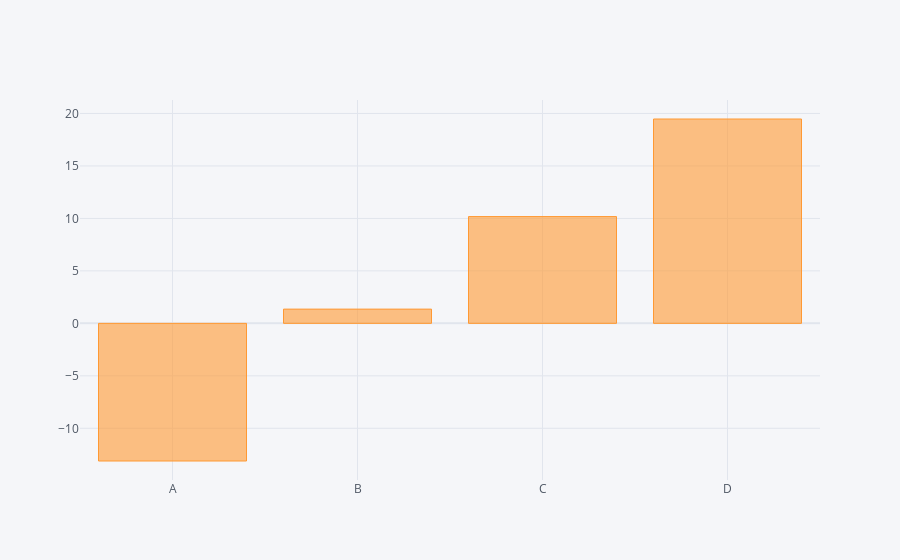

This figure's notebook cell:
### Code cell
df.sum().iplot(kind = "bar") # use aggregate function

### Figure 1 — Plotly figure (JSON) as saved in the notebook; plotly's stock layout.template omitted (floating-point values rounded to 4 significant figures)
{"data": [{"marker": {"color": "rgba(255, 153, 51, 0.6)", "line": {"color": "rgba(255, 153, 51, 1.0)", "width": 1}}, "name": "None", "orientation": "v", "text": "", "type": "bar", "x": ["A", "B", "C", "D"], "y": [-13.12, 1.357, 10.18, 19.47]}], "layout": {"legend": {"bgcolor": "#F5F6F9", "font": {"color": "#4D5663"}}, "paper_bgcolor": "#F5F6F9", "plot_bgcolor": "#F5F6F9", "title": {"font": {"color": "#4D5663"}}, "xaxis": {"gridcolor": "#E1E5ED", "showgrid": true, "tickfont": {"color": "#4D5663"}, "title": {"font": {"color": "#4D5663"}, "text": ""}, "zerolinecolor": "#E1E5ED"}, "yaxis": {"gridcolor": "#E1E5ED", "showgrid": true, "tickfont": {"color": "#4D5663"}, "title": {"font": {"color": "#4D5663"}, "text": ""}, "zerolinecolor": "#E1E5ED"}}}
